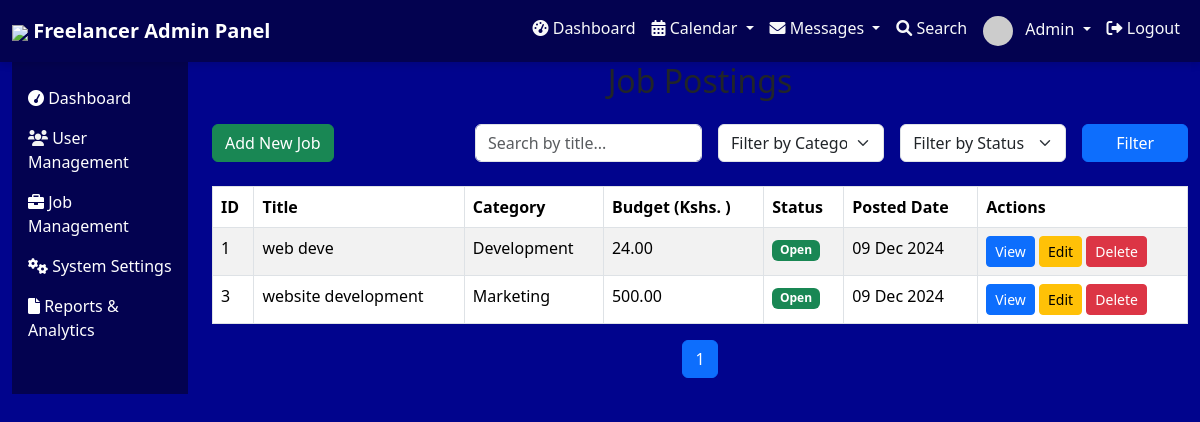
/admin_panel/job_postings/, run on an earlier commit of the app's database.
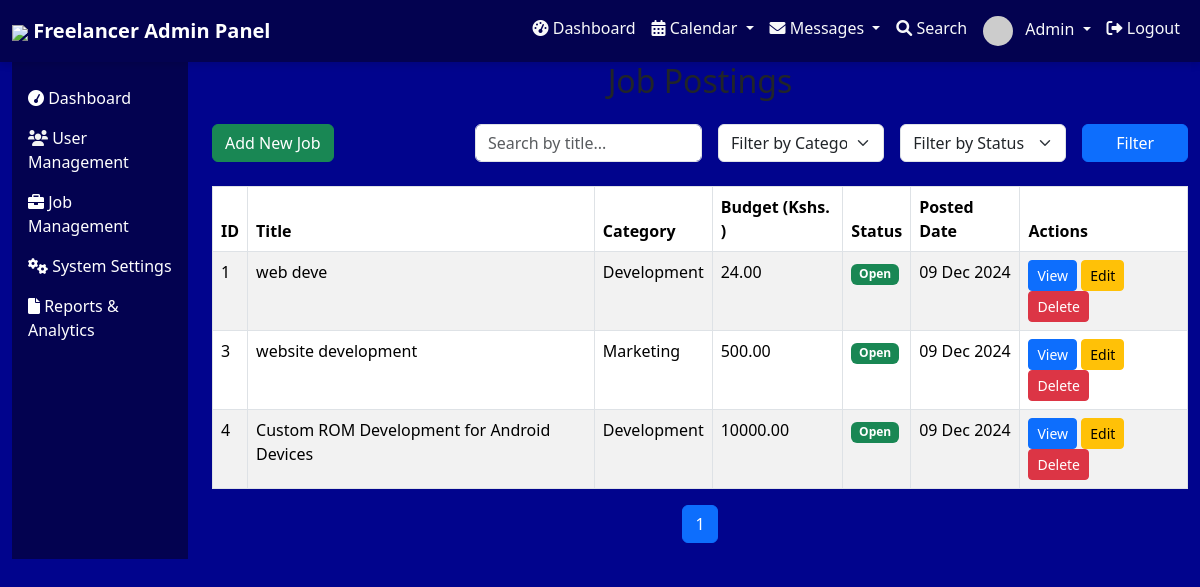
And on a later commit of the database.
### admin_panel/models.py (models this page shows, shortened)
class JobPosting(models.Model):
    title = models.CharField(max_length=200)
    category = models.CharField(max_length=100)
    description = models.TextField()
    budget = models.DecimalField(max_digits=10, decimal_places=2)
    status = models.CharField(max_length=20, choices=[('Open', 'Open'), ('Closed', 'Closed')])
    created_at = models.DateTimeField(default=now)
    deadline = models.DateTimeField()
    current_applicants = models.IntegerField(default=0)
    max_applicants = models.IntegerField(null=True, blank=True)  # Optional
    tags = models.ManyToManyField('Tag', blank=True)

### admin_panel/views.py (the view)
# urls.py: path('job_postings/', views.job_postings, name='job_postings'),
def job_postings(request):
    search_query = request.GET.get('search', '')
    category_filter = request.GET.get('category', '')
    status_filter = request.GET.get('status', '')
    jobs = JobPosting.objects.all()
    if search_query:
        jobs = jobs.filter(title__icontains=search_query)
    if category_filter:
        jobs = jobs.filter(category=category_filter)
    if status_filter:
        jobs = jobs.filter(status=status_filter)
    paginator = Paginator(jobs, 10)  # 10 jobs per page
    page_number = request.GET.get('page')
    jobs = paginator.get_page(page_number)
    return render(request, 'admin_panel/job_postings.html', {'jobs': jobs})

### admin_panel/templates/admin_panel/job_postings.html (shortened to what this page needs)
{% extends 'base.html' %}
{% block content %}
<h2 class="text-center mb-4">Job Postings</h2>
<div class="d-flex justify-content-between align-items-center mb-4">
    <a href="{% url 'admin_add_job' %}" class="btn btn-success">
         Add New Job
    </a>
    <form method="get" action="" class="row g-3">
        <div class="col-md-4">
            <input type="text" name="search" class="form-control" placeholder="Search by title..." value="{{ request.GET.search }}">
        </div>
        <div class="col-md-3">
            <select name="category" class="form-select">
                <option value="">Filter by Category</option>
            </select>
        </div>
        <div class="col-md-3">
            <select name="status" class="form-select">
                <option value="">Filter by Status</option>
            </select>
        </div>
        <div class="col-md-2">
            <button type="submit" class="btn btn-primary w-100">Filter</button>
        </div>
    </form>
</div>
<div class="table-responsive">
    <table class="table table-striped table-bordered">
        <thead>
            <tr>
                <th>ID</th>
                <th>Title</th>
                <th>Category</th>
                <th>Budget (Kshs. )</th>
                <th>Status</th>
                <th>Posted Date</th>
                <th>Actions</th>
            </tr>
        </thead>
        <tbody>
            {% if jobs %}
                {% for job in jobs %}
                <tr>
                    <td>{{ job.id }}</td>
                    <td>{{ job.title }}</td>
                    <td>{{ job.category }}</td>
                    <td>{{ job.budget }}</td>
                    <td>
                        <span class="badge {% if job.status == 'Open' %}bg-success{% else %}bg-danger{% endif %}">
                            {{ job.status }}
                        </span>
                    </td>
                    <td>{{ job.created_at|date:"d M Y" }}</td>
                    <td>
                        <a href="{% url 'admin_view_job' job.id %}" class="btn btn-sm btn-primary">View</a>
                        <a href="{% url 'admin_edit_job' job.id %}" class="btn btn-sm btn-warning">Edit</a>
                        <a href="{% url 'admin_delete_job' job.id %}" class="btn btn-sm btn-danger">Delete</a>
                    </td>
                </tr>
                {% endfor %}
            {% else %}
                <tr>
                    <td colspan="7" class="text-center">No jobs found.</td>
                </tr>
            {% endif %}
        </tbody>
    </table>
</div>
{% if jobs.paginator %}
<div class="d-flex justify-content-center">
    <nav>
        <ul class="pagination">
            {% for page_num in jobs.paginator.page_range %}
                <li class="page-item {% if jobs.number == page_num %}active{% endif %}">
                    <a class="page-link" href="?page={{ page_num }}&{{ request.GET.urlencode }}">{{ page_num }}</a>
                </li>
            {% endfor %}
        </ul>
    </nav>
</div>
{% endif %}
{% endblock %}

### admin_panel/templates/base.html (shortened to what this page needs)
<!DOCTYPE html>
<html lang="en">
<head>
  <link href="https://cdn.jsdelivr.net/npm/bootstrap@5.3.3/dist/css/bootstrap.min.css" rel="stylesheet"></head>
  <link href="https://cdn.jsdelivr.net/npm/font-awesome/css/font-awesome.min.css" rel="stylesheet">
  <link href="https://daks2k3a4ib2z.cloudfront.net/5862ff0a48ddaea33e96e0ef/css/freelancer-cms.webflow.f510b9bc8.css" rel="stylesheet" type="text/css"/>
<body style="background: #01048d; height: 100%;">
  {% include 'admin_panel/navbar.html' %}
  <div class="container-fluid" style="background: #01048d; height: 100%;">
    <div class="row">
      <div class="col-md-2">
        {% include 'admin_panel/sidebar.html' %}
      </div>
      <div class="col-md-10">
        {% block content %}{% endblock %}
      </div>
    </div>
  </div>
  <script src="https://cdn.jsdelivr.net/npm/bootstrap@5.3.3/dist/js/bootstrap.bundle.min.js"></script></body>
</html>

### admin_panel/templates/admin_panel/navbar.html (shortened to what this page needs)
<link href="https://cdnjs.cloudflare.com/ajax/libs/font-awesome/6.0.0-beta3/css/all.min.css" rel="stylesheet">
<link rel="stylesheet" href="https://cdnjs.cloudflare.com/ajax/libs/animate.css/4.1.1/animate.min.css">
<nav class="navbar navbar-expand-lg ">
  <div class="container-fluid" data-collapse="medium" data-animation="default" data-duration="400" class="navbar w-nav">
    <a class="navbar-brand text-white fw-bold" href="{% url 'admin_dashboard' %}">
      <img src="http://uploads.webflow.com/5862ff0a48ddaea33e96e0ef/587523cda9cb9b0448b0f616_Logo.png" width="50" />
        Freelancer Admin  Panel
    </a>
    <div class="collapse navbar-collapse" id="navbarNav">
      <ul class="navbar-nav ms-auto">
        <li class="nav-item ">
          <a class="nav-link text-light" href="{% url 'admin_dashboard' %}">
            <i class="fas fa-tachometer-alt"></i>   Dashboard
          </a>
        </li>
        <li class="nav-item  dropdown">
          <a class="nav-link text-light dropdown-toggle" href="#" id="navbarDropdownCalendar" role="button" data-bs-toggle="dropdown" aria-expanded="false">
            <i class="fas fa-calendar-alt"></i> Calendar
          </a>
        </li>
        <li class="nav-item  dropdown">
          <a class="nav-link text-light dropdown-toggle" href="#" id="navbarDropdownMessages" role="button" data-bs-toggle="dropdown" aria-expanded="false">
            <i class="fas fa-envelope"></i> Messages
          </a>
        </li>
        <li class="nav-item ">
          <a class="nav-link text-light" href="#">
            <i class="fas fa-search"></i> Search
          </a>
        </li>
        <li class="nav-item  dropdown">
          <a class="nav-link text-light dropdown-toggle" href="#" id="navbarDropdownProfile" role="button" data-bs-toggle="dropdown" aria-expanded="false">
            <img src="https://via.placeholder.com/30" alt="Avatar" class="rounded-circle me-2"> Admin
          </a>
        </li>
        <li class="nav-item ">
          <a class="nav-link text-light" href="#">
            <i class="fas fa-sign-out-alt"></i> Logout
          </a>
        </li>
      </ul>
    </div>
  </div>
</nav>

### admin_panel/templates/admin_panel/sidebar.html (shortened to what this page needs)
<nav id="sidebarMenu" class=" sidebar" style="background: #030250; height:100%; color: white;">
    <div class="position-sticky pt-3">
        <ul class="nav flex-column">
            <li class="nav-item">
                <a class="nav-link active" href="/admin_panel/dashboard/" style="color: white;">
                    <i class="fa fa-tachometer" style="color: white;"></i>
                    <span class="menu-text" >Dashboard</span>
                </a>
            </li>
            <li class="nav-item">
                <a class="nav-link" href="/admin_panel/manage_users/" style="color: white;">
                    <i class="fa fa-users" style="color: #f3f3f3;"></i>
                    <span class="menu-text">User Management</span>
                </a>
            </li>
            <li class="nav-item">
                <a class="nav-link" href="/admin_panel/job_postings/" style="color: white;">
                    <i class="fa fa-briefcase" style="color: white;"></i>
                    <span class="menu-text">Job Management</span>
                </a>
            </li>
            <li class="nav-item">
                <a class="nav-link" href="/admin_panel/system_settings/" style="color: white;">
                    <i class="fa fa-cogs" style="color: white;"></i>
                    <span class="menu-text">System Settings</span>
                </a>
            </li>
            <li class="nav-item">
                <a class="nav-link" href="#" style="color: white;">
                    <i class="fa fa-file" style="color: white;"></i>
                    <span class="menu-text">Reports & Analytics</span>
                </a>
            </li>
        </ul>
    </div>
</nav>

### admin_panel/templates/admin_panel/navbar.html (style rules this page uses)
.navbar { background: #030250; box-shadow: 0px 4px 6px rgba(0, 0, 0, 0.1); }

What changed in the data, as far as the page shows it:
added JobPosting: id "4", title "Custom ROM Development for Android Devices", category "Development", budget "10000.00", status "Open", created_at "09 Dec 2024"
